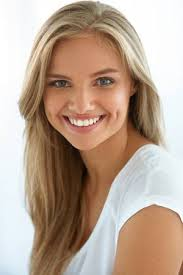
#> input picture s1.jpg, 183 x 275 px; its folder holds 4 pictures in this run
$ python face_detect.py
#> lines starting #> are read from the running program, lines starting #| are printed output that depends on the picture; after the words box and inside, x2 and y2 are one past the last pixel; in counts of white or black regions, pixels touching at a corner belong together
import cv2

face_cascade = cv2.CascadeClassifier('haarcascade_smile.xml')
for i in range(1,7):
   i=str(i)
   img = cv2.imread('s'+i+'.jpg')
#> img is the input picture: shape (275, 183, 3); mean B, G, R 148.2, 164.9, 186.6
   gray = cv2.cvtColor(img, cv2.COLOR_BGR2GRAY)
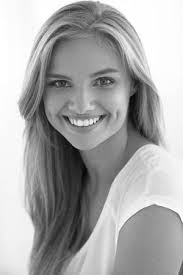
#> gray: shape (275, 183); min 4, max 255, mean 169.5
   faces = face_cascade.detectMultiScale(gray,1.1,50)
#> faces = [[52, 106, 62, 31]]

   for(x,y,w,h) in faces:
      cv2.rectangle(img, (x,y),(x+w,y+h),(255,0,0),2)
#> this loop made 1 pass
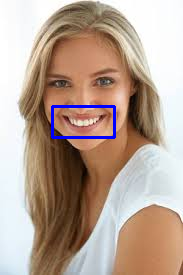
#> img: shape (275, 183, 3); 1.1% of pixels changed, all inside (x1, y1, x2, y2) = (51, 105, 116, 139)

   cv2.imshow('img',img)
   cv2.waitKey()
#> pass 2 of the loop `for i in range(1,7):`:
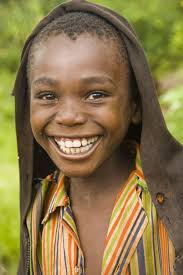
#> input picture s2.jpg, 183 x 275 px
#> img is the input picture: shape (275, 183, 3); mean B, G, R 73.3, 116.9, 135.8
#> `gray = cv2.cvtColor(img, cv2.COLOR_BGR2GRAY)`:
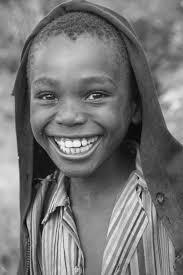
#> gray: shape (275, 183); min 5, max 251, mean 117.6
#> faces = [[35, 123, 78, 39]]
#> the loop `for(x,y,w,h) in faces:` made 1 pass
#> after the loop `for(x,y,w,h) in faces:`:
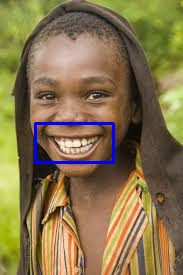
#> img: shape (275, 183, 3); 1.39% of pixels changed, all inside (x1, y1, x2, y2) = (34, 122, 115, 164)
#> pass 3 of the loop `for i in range(1,7):`:
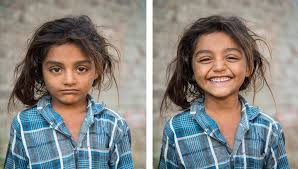
#> input picture s3.jpg, 298 x 169 px
#> img is the input picture: shape (169, 298, 3); mean B, G, R 130.1, 133.4, 135.8
#> `gray = cv2.cvtColor(img, cv2.COLOR_BGR2GRAY)`:
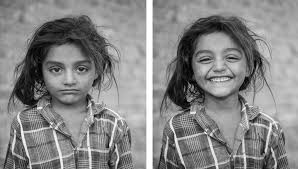
#> gray: shape (169, 298); min 0, max 255, mean 133.8
#> faces = [[30, 49, 72, 36], [183, 55, 72, 36]]
#> the loop `for(x,y,w,h) in faces:` made 2 passes
#> after the loop `for(x,y,w,h) in faces:`:
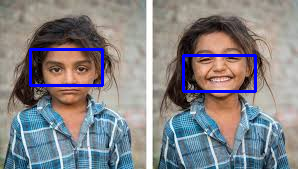
#> img: shape (169, 298, 3); 2.56% of pixels changed, all inside (x1, y1, x2, y2) = (29, 48, 257, 93)
#> (the run stopped early here; a loop or call above may not have finished)
